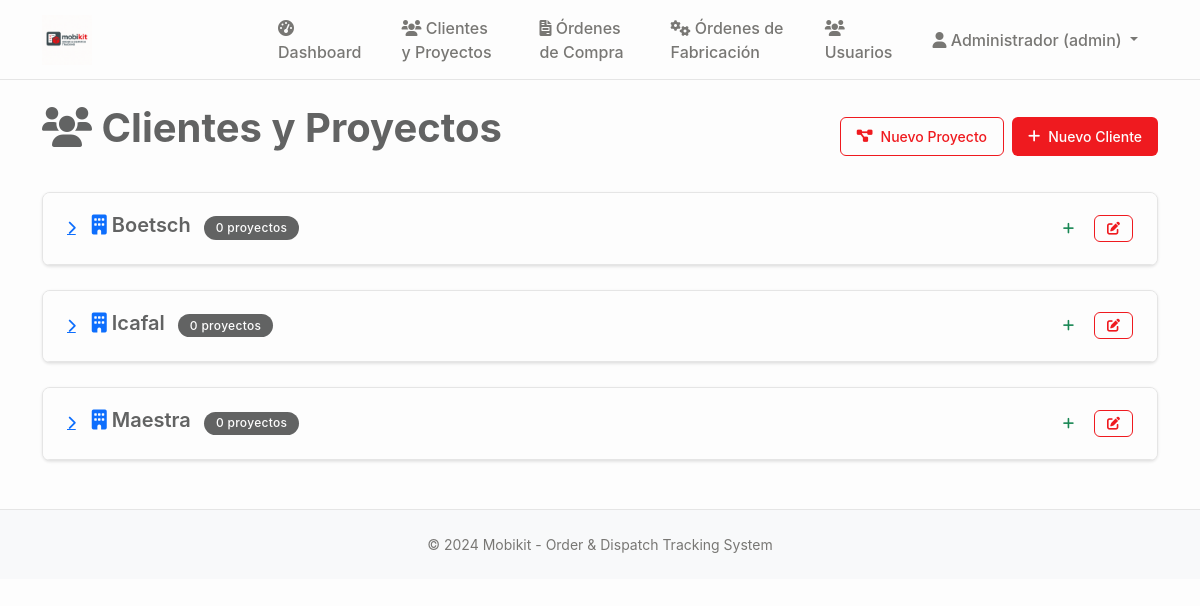
Screenshot of /clientes (signed in) with the database file from the repository.
### tables this page shows
CREATE TABLE clientes (
    id INTEGER PRIMARY KEY AUTOINCREMENT,
    nombre TEXT NOT NULL,
    rut TEXT UNIQUE,
    email TEXT,
    telefono TEXT,
    direccion TEXT,
    ciudad TEXT,
    region TEXT,
    contacto_principal TEXT,
    observaciones TEXT,
    activo BOOLEAN DEFAULT TRUE,
    created_at TIMESTAMP DEFAULT CURRENT_TIMESTAMP,
    updated_at TIMESTAMP DEFAULT CURRENT_TIMESTAMP
);

### main.py (the view, shortened to what this page needs)
@app.route('/clientes')
@login_required
def clientes():
    conn = sqlite3.connect('mobikit.db')
    cursor = conn.cursor()
    cursor.execute('''
        SELECT c.id, c.nombre, c.rut, c.email, c.telefono, c.direccion,
               c.ciudad, c.region, c.contacto_principal, c.observaciones,
               COUNT(p.id) as total_proyectos
        FROM clientes c
        LEFT JOIN proyectos p ON c.id = p.cliente_id
        WHERE c.activo = TRUE
        GROUP BY c.id, c.nombre, c.rut, c.email, c.telefono, c.direccion,
                 c.ciudad, c.region, c.contacto_principal, c.observaciones
        ORDER BY c.nombre ASC
    ''')
    clientes_raw = cursor.fetchall()
    clientes_con_proyectos = []
    for cliente in clientes_raw:
        cliente_info = {
            'id': cliente[0],
            'nombre': cliente[1],
            'rut': cliente[2],
            'email': cliente[3],
            'telefono': cliente[4],
            'direccion': cliente[5],
            'ciudad': cliente[6],
            'region': cliente[7],
            'contacto_principal': cliente[8],
            'observaciones': cliente[9],
            'total_proyectos': cliente[10],
            'proyectos': []
        }
        cursor.execute('''
            SELECT p.id, p.codigo, p.nombre, p.descripcion, p.estado,
                   p.estado_proyecto, p.fecha_estimada_inicio, p.monto_neto_provision,
                   p.monto_neto_instalacion, u.nombre as diseñador_nombre,
                   p.prioridad, p.diseñador_id, p.observaciones
            FROM proyectos p
            LEFT JOIN usuarios u ON p.diseñador_id = u.id
            WHERE p.cliente_id = ?
            ORDER BY
                CASE p.estado_proyecto
                    WHEN 'pendiente_presupuesto' THEN 1
                    WHEN 'presupuestado' THEN 2
                    WHEN 'adjudicado' THEN 3
                    ELSE 4
                END,
                p.created_at DESC
        ''', (cliente_info['id'],))
        proyectos = cursor.fetchall()
        clientes_con_proyectos.append(cliente_info)
    cursor.execute('SELECT id, nombre FROM clientes WHERE activo = TRUE ORDER BY nombre ASC')
    clientes_disponibles = cursor.fetchall()
    cursor.execute('SELECT id, nombre FROM usuarios WHERE rol = "diseñador" AND activo = TRUE ORDER BY nombre ASC')
    diseñadores_disponibles = cursor.fetchall()
    conn.close()
    return render_template('clientes.html',
                         clientes_con_proyectos=clientes_con_proyectos,
                         clientes_disponibles=clientes_disponibles,
                         diseñadores_disponibles=diseñadores_disponibles)

### main.py (called while the page is built)
def login_required(f):
    @wraps(f)
    def decorated_function(*args, **kwargs):
        if 'user_id' not in session:
            return redirect(url_for('login'))
        return f(*args, **kwargs)
    return decorated_function

### templates/clientes.html (shortened to what this page needs)
{% extends "base.html" %}
{% block content %}
<div class="d-flex justify-content-between align-items-center mb-4">
    <h1><i class="fas fa-users"></i> Clientes y Proyectos</h1>
    {% if session.user_role in ['admin', 'general'] %}
    <div class="d-flex gap-2">
        <button type="button" class="btn btn-outline-primary" data-bs-toggle="modal" data-bs-target="#nuevoProyectoModal">
            <i class="fas fa-project-diagram"></i> Nuevo Proyecto
        </button>
        <button type="button" class="btn btn-primary" data-bs-toggle="modal" data-bs-target="#nuevoClienteModal">
            <i class="fas fa-plus"></i> Nuevo Cliente
        </button>
    </div>
    {% endif %}
</div>
{% if clientes_con_proyectos %}
    {% for cliente in clientes_con_proyectos %}
    <div class="card mb-4">
        <div class="card-header">
            <div class="d-flex justify-content-between align-items-center">
                <div class="d-flex align-items-center">
                    <button class="btn btn-link p-0 me-3" type="button" data-bs-toggle="collapse"
                            data-bs-target="#cliente-{{ cliente.id }}" aria-expanded="false">
                        <i class="fas fa-chevron-right" id="chevron-{{ cliente.id }}"></i>
                    </button>
                    <div>
                        <h5 class="mb-0">
                            <i class="fas fa-building text-primary"></i> {{ cliente.nombre }}
                            <span class="badge bg-secondary ms-2">{{ cliente.total_proyectos }} proyecto{{ 's' if cliente.total_proyectos != 1 else '' }}</span>
                        </h5>
                    </div>
                </div>
                <div class="d-flex gap-2">
                    {% if session.user_role in ['admin', 'general', 'diseñador'] %}
                    <button type="button" class="btn btn-sm btn-outline-success"
                            onclick="nuevoProyecto({{ cliente.id }}, '{{ cliente.nombre }}')" title="Nuevo proyecto">
                        <i class="fas fa-plus"></i>
                    </button>
                    {% endif %}
                    {% if session.user_role in ['admin', 'general'] %}
                    <button type="button" class="btn btn-sm btn-outline-primary"
                            onclick="editarCliente({{ cliente.id }}, '{{ cliente.nombre }}', '{{ cliente.rut or '' }}', '{{ cliente.email or '' }}', '{{ cliente.telefono or '' }}', '{{ cliente.direccion or '' }}', '{{ cliente.ciudad or '' }}', '{{ cliente.region or '' }}', '{{ cliente.contacto_principal or '' }}', '{{ cliente.observaciones or '' }}')"
                            title="Editar cliente">
                        <i class="fas fa-edit"></i>
                    </button>
                    {% endif %}
                </div>
            </div>
        </div>
    </div>
    {% endfor %}
{% endif %}
{% endblock %}

### static/css/style.css (style rules this page uses)
:root { --mobikit-red: #EF1A1F; --mobikit-red-light: #F58B8F; --mobikit-red-dark: #C7161A; --mobikit-gray: #626363; --mobikit-gray-logo: #626363; --mobikit-light-gray: #8C8C8C; --mobikit-dark-gray: #4A4A4A; --mobikit-white: #FDFDFD; --mobikit-light-bg: #FAFAFA; --mobikit-border: #E5E5E5; --mobikit-hover: #F5F5F5; --mobikit-text-light: #787774; --mobikit-sidebar: #F7F6F3; --mobikit-cocinas: #EF1A1F; --mobikit-closet: #626363; --mobikit-success: #22C55E; --mobikit-warning: #F59E0B; --mobikit-info: #626363; --mobikit-danger: #EF1A1F; }
* { box-sizing: border-box; }
body { font-family: -apple-system, BlinkMacSystemFont, 'Segoe UI', Roboto, 'Helvetica Neue', Arial, sans-serif; background-color: var(--mobikit-white); color: var(--mobikit-gray); line-height: 1.5; margin: 0; padding: 0; }
h1 { font-size: 2.5rem; font-weight: 700; color: var(--mobikit-gray); margin-bottom: 1rem; line-height: 1.2; }
h4, h5, h6 { font-weight: 600; color: var(--mobikit-gray); margin-bottom: 0.5rem; }
.card { background-color: var(--mobikit-white); border: 1px solid var(--mobikit-border); border-radius: 8px; box-shadow: 0 1px 3px rgba(0, 0, 0, 0.1); margin-bottom: 1.5rem; overflow: hidden; transition: all 0.2s ease; }
.card-header { background-color: var(--mobikit-white); border-bottom: 1px solid var(--mobikit-border); padding: 1.25rem 1.5rem; font-weight: 600; color: var(--mobikit-gray); font-size: 1.1rem; }
.btn { font-weight: 500; border-radius: 6px; padding: 0.5rem 1rem; font-size: 0.875rem; border: none; cursor: pointer; transition: all 0.2s ease; display: inline-flex; align-items: center; gap: 0.5rem; }
.btn-primary { background-color: var(--mobikit-red); color: var(--mobikit-white); }
.btn-outline-primary { background-color: transparent; color: var(--mobikit-red); border: 1px solid var(--mobikit-red); }
.btn-sm { padding: 0.375rem 0.75rem; font-size: 0.8125rem; }
.badge { font-weight: 500; padding: 0.35rem 0.75rem; border-radius: 20px; font-size: 0.75rem; letter-spacing: 0.025em; color: var(--mobikit-white) !important; }
.badge.bg-secondary { background-color: var(--mobikit-info) !important; }

### rows the page displays
clientes: nombre "Boetsch", total_proyectos "0", total_proyectos "s"
clientes: nombre "Icafal", total_proyectos "0", total_proyectos "s"
clientes: nombre "Maestra", total_proyectos "0", total_proyectos "s"

### other values shown
{{ session.user_name }} "Administrador"
{{ session.user_role }} "admin"
